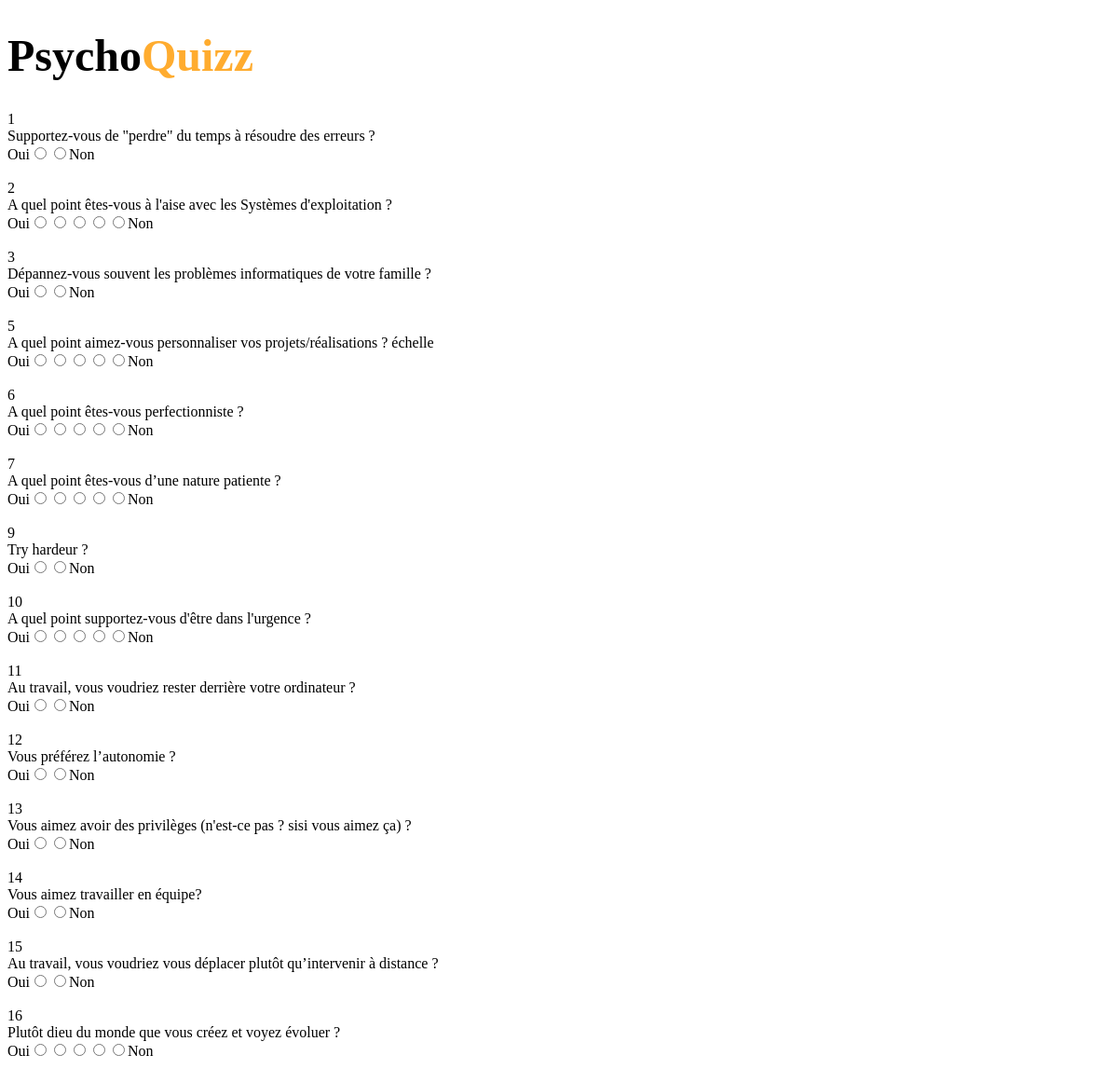
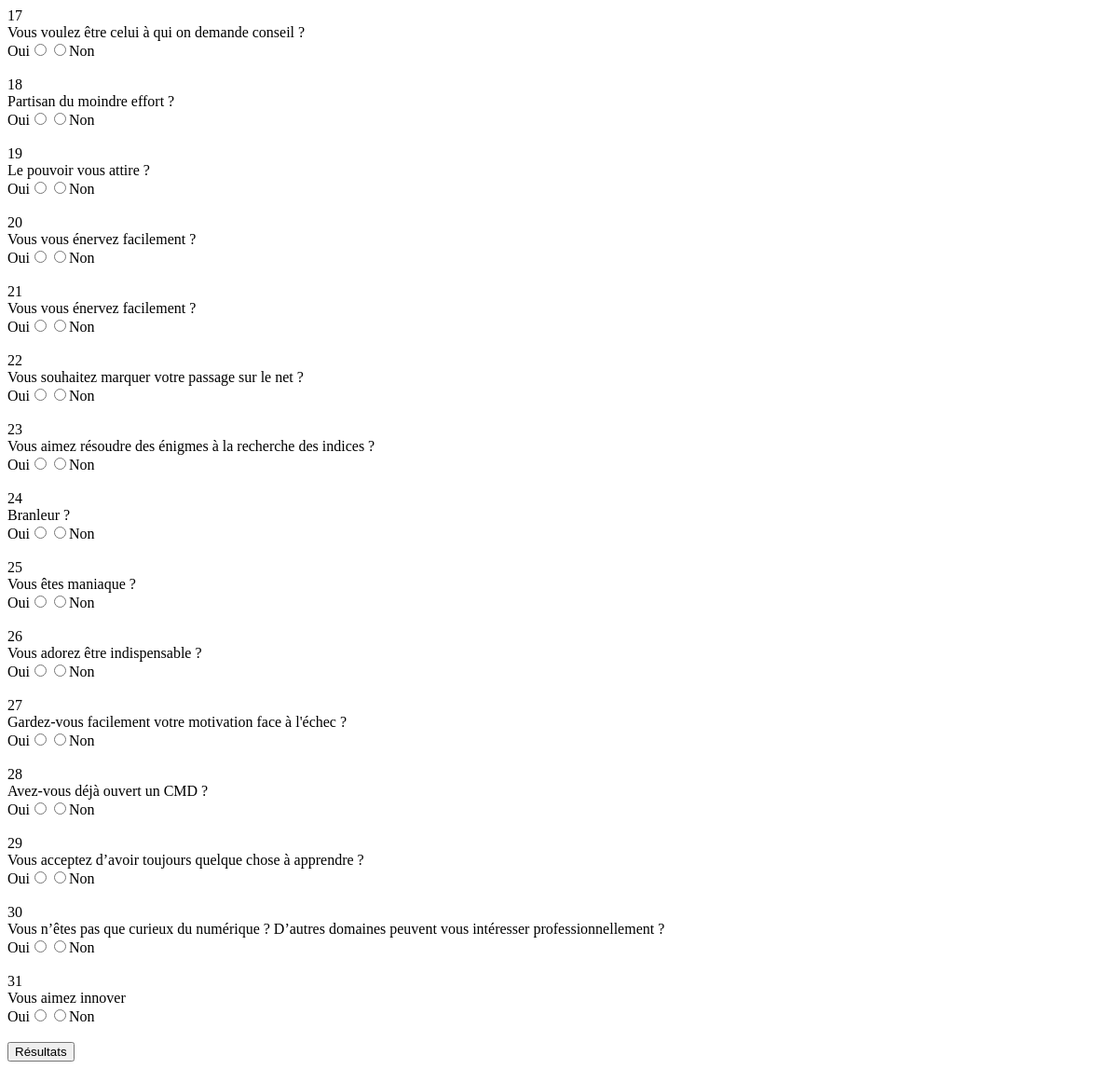
The page /questionnaire.php on the database its author committed (2 pictures, top to bottom).
### tables this page shows
CREATE TABLE IF NOT EXISTS `question` (
  `IDQUESTION` smallint(6) NOT NULL AUTO_INCREMENT,
  `LIBELLE` varchar(1200) NOT NULL,
  `ENJEU` varchar(1200) NOT NULL,
  `IDTYPEQUESTION` int(11) DEFAULT NULL,
  `IDSCOREFERMEE` int(11) DEFAULT NULL,
  `IDSCORECH` int(11) DEFAULT NULL,
  PRIMARY KEY (`IDQUESTION`)
);

### back-end/questionnaire.php (called while the page is built, shortened)
<?php
function getDatabaseConnexion()
{
    require("utilisateur-bdd.php");
    try {
        $db = new PDO('mysql:host=' . $host . ';dbname=' . $dbname, $user, $password);
        $db->setAttribute(PDO::ATTR_ERRMODE, PDO::ERRMODE_WARNING);
        return $db;
    } catch (PDOException $e) {
        echo 'Erreur : ' . $e->getMessage() . '</br/>';
        die();
    }
}
function getQuestions()
{
    $conn = getDatabaseConnexion();
    $request = "SELECT question.IDQUESTION, question.LIBELLE, question.IDTYPEQUESTION, question.IDSCOREFERMEE, question.IDSCORECH, scorefermee.REP, scorefermee.SCOREFRES, scorefermee.SCOREFDEV, scorech.NBPTMULTRES, scorech.NBPTMULTDEV FROM question, scorefermee, scorech WHERE question.IDSCOREFERMEE = scorefermee.IDSCOREF AND question.IDSCORECH = scorech.IDSCORECH ORDER BY question.IDQUESTION";
    $statement = $conn->query($request);
    $question = $statement->fetchAll(PDO::FETCH_CLASS);
    return $question;
}

### questionnaire.php (the view, shortened to what this page needs)
<?php
include("back-end/questionnaire.php");
$questions = getQuestions();
?>
<!DOCTYPE html>
<html lang="fr">
<head>
    <link rel="stylesheet" href="assets/css/questionnaire.css">
</head>
<body>
    <h1>Psycho<span class="body__title">Quizz</span></h1>
    <form action="<?php createResults(); ?>" method="POST">
        <?php
        foreach ($questions as $question) {
            if ($question->IDTYPEQUESTION == 1) {
                echo "<div>";
                echo "<label>";
                echo $question->IDQUESTION;
                echo "<br>";
                echo $question->LIBELLE;
                echo "</label>";
                echo "<br>";
                echo "Oui";
                echo "<input type='radio' value='1' name='" . $question->IDQUESTION . "' required>";
                echo "<input type='radio' value='2' name='" . $question->IDQUESTION . "' required>";
                echo "Non";
                echo "</div>";
            }
            if ($question->IDTYPEQUESTION == 2) {
                echo "<div>";
                echo "<label>";
                echo $question->IDQUESTION;
                echo "<br>";
                echo $question->LIBELLE;
                echo "</label>";
                echo "<br>";
                echo "Oui";
                echo "<input type='radio' value='5' name='" . $question->IDQUESTION . "' required>";
                echo "<input type='radio' value='4' name='" . $question->IDQUESTION . "' required>";
                echo "<input type='radio' value='3' name='" . $question->IDQUESTION . "' required>";
                echo "<input type='radio' value='2' name='" . $question->IDQUESTION . "' required>";
                echo "<input type='radio' value='1' name='" . $question->IDQUESTION . "' required>";
                echo "Non";
                echo "</div>";
            }
            echo "<br>";
        }
        ?>
        <button type="submit" name="submit">Résultats</button>
    </form>
</body>
</html>

### assets/css/questionnaire.css (style rules this page uses)
h1 { font-size: 3rem; }
.body__title { color: #FFAC2F; }

### rows shown on the page
question: IDQUESTION "1", LIBELLE "Supportez-vous de \"perdre\" du temps à résoudre des erreurs ?"
question: IDQUESTION "2", LIBELLE "A quel point êtes-vous à l'aise avec les Systèmes d'exploitation ?"
question: IDQUESTION "3", LIBELLE "Dépannez-vous souvent les problèmes informatiques de votre famille ?"
question: IDQUESTION "5", LIBELLE "A quel point aimez-vous personnaliser vos projets/réalisations ? échelle"
question: IDQUESTION "6", LIBELLE "A quel point êtes-vous perfectionniste ?"
question: IDQUESTION "7", LIBELLE "A quel point êtes-vous d’une nature patiente ?"
question: IDQUESTION "9", LIBELLE "Try hardeur ?"
question: IDQUESTION "10", LIBELLE "A quel point supportez-vous d'être dans l'urgence ?"
question: IDQUESTION "11", LIBELLE "Au travail, vous voudriez rester derrière votre ordinateur ?"
question: IDQUESTION "12", LIBELLE "Vous préférez l’autonomie ?"
question: IDQUESTION "13", LIBELLE "Vous aimez avoir des privilèges (n'est-ce pas ? sisi vous aimez ça) ?"
question: IDQUESTION "14", LIBELLE "Vous aimez travailler en équipe?"
question: IDQUESTION "15", LIBELLE "Au travail, vous voudriez vous déplacer plutôt qu’intervenir à distance ?"
question: IDQUESTION "16", LIBELLE "Plutôt dieu du monde que vous créez et voyez évoluer ?"
question: IDQUESTION "17", LIBELLE "Vous voulez être celui à qui on demande conseil ?"
question: IDQUESTION "18", LIBELLE "Partisan du moindre effort ?"
question: IDQUESTION "19", LIBELLE "Le pouvoir vous attire ?"
question: IDQUESTION "20", LIBELLE "Vous vous énervez facilement ?"
question: IDQUESTION "21", LIBELLE "Vous vous énervez facilement ?"
question: IDQUESTION "22", LIBELLE "Vous souhaitez marquer votre passage sur le net ?"
question: IDQUESTION "23", LIBELLE "Vous aimez résoudre des énigmes à la recherche des indices ?"
question: IDQUESTION "24", LIBELLE "Branleur ?"
question: IDQUESTION "25", LIBELLE "Vous êtes maniaque ?"
question: IDQUESTION "26", LIBELLE "Vous adorez être indispensable ?"
question: IDQUESTION "27", LIBELLE "Gardez-vous facilement votre motivation face à l'échec ?"
question: IDQUESTION "28", LIBELLE "Avez-vous déjà ouvert un CMD ?"
question: IDQUESTION "29", LIBELLE "Vous acceptez d’avoir toujours quelque chose à apprendre ?"
question: IDQUESTION "30", LIBELLE "Vous n’êtes pas que curieux du numérique ? D’autres domaines peuvent vous intéresser professionnellement ?"
question: IDQUESTION "31", LIBELLE "Vous aimez innover"
